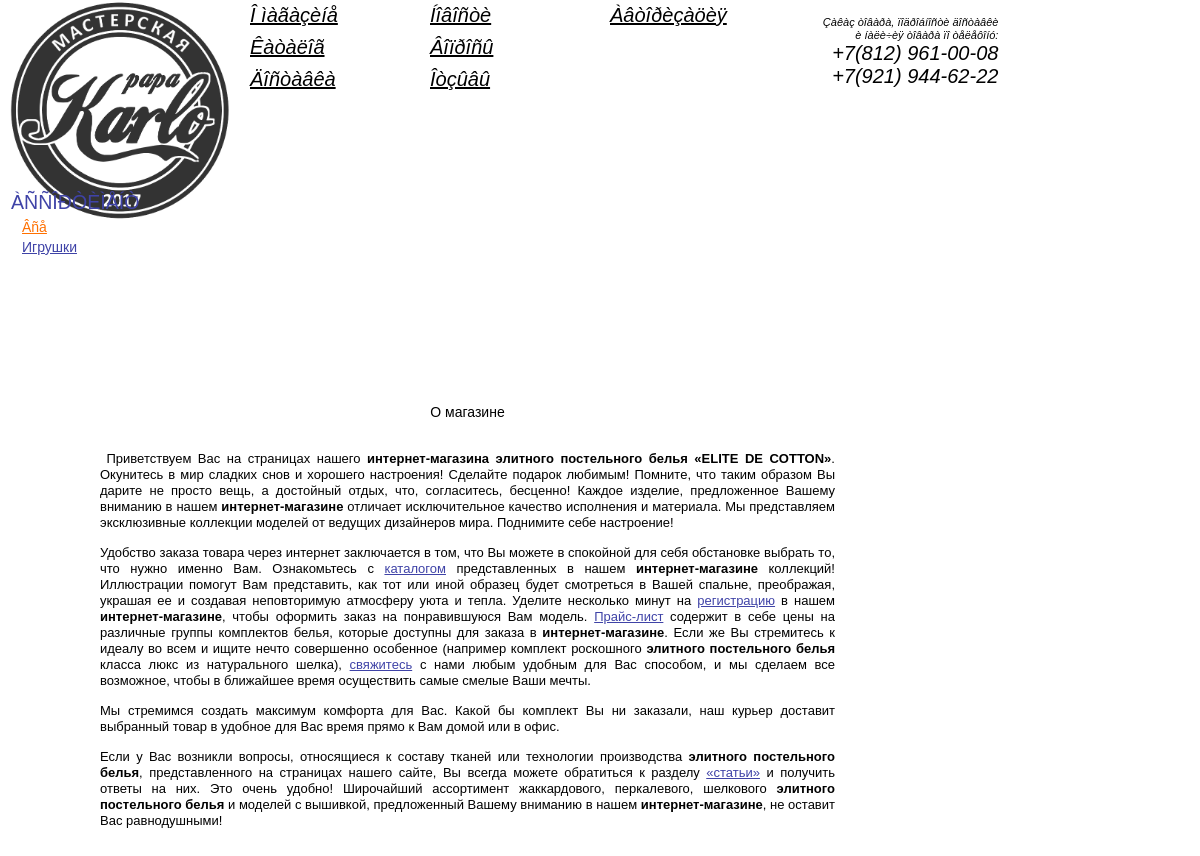
The page /?show=info&id=1 on the database its author committed.
### tables this page shows
CREATE TABLE IF NOT EXISTS `em_category` (
  `id` int(11) NOT NULL AUTO_INCREMENT,
  `name` varchar(100) NOT NULL,
  `description` text NOT NULL,
  `imagefile` varchar(255) NOT NULL,
  `ordinal` int(11) NOT NULL DEFAULT '0',
  `isarchivate` int(11) NOT NULL DEFAULT '0',
  PRIMARY KEY (`id`)
);

CREATE TABLE IF NOT EXISTS `pages` (
  `id` int(11) NOT NULL AUTO_INCREMENT,
  `pid` int(11) DEFAULT NULL,
  `butnum` smallint(6) DEFAULT NULL,
  `name` char(50) NOT NULL,
  `descr` char(150) DEFAULT NULL,
  `pdate` datetime DEFAULT NULL,
  `page` text,
  `ordinal` int(11) DEFAULT NULL,
  `isinclude` smallint(6) NOT NULL DEFAULT '0',
  `metadescription` text,
  `metakeywords` text,
  PRIMARY KEY (`id`),
  KEY `name` (`name`,`descr`)
);

### modules/em/em_category.php (called while the page is built, shortened)
<?php
    class Categoryes{
        public $catArray;
        function Categoryes(){
             $this->Load();
        }
        public function Load(){
            $query = "SELECT id FROM em_category WHERE isarchivate =0 order by ordinal";
            return $this->getList($query);
        }
        private function getList($query){
            $this->catArray = Array();
            $res = mQuery($query);
            while ($row = mysql_fetch_row($res)){
                $cat = new Category($row[0]);
                $this->catArray[count($this->catArray)] = $cat;
            }
            return $this->catArray;
        }
        public function getCategoryes(){
            return $this->catArray;
        }
    }
    class Category{
      public $id;
      function Category($id){
        $this->id = $id;
      }
      public function Load(){
        $this->loadProperties();
      }
      public function loadProperties(){
        $query = "SELECT id, name, description,imagefile,ordinal,isarchivate FROM em_category WHERE id = {$this->id}";
        $res = mQuery($query);
        while ($row = mysql_fetch_row($res)){
            $this->name         = $row[1];
        }
      }
    }
?>

### libs/db.php (called while the page is built, shortened)
<?php
function mQuery($query)
{
    global $dbh;
    if ($result = mysql_query($query, $dbh))
    {
        return $result;
    }
    else
    {
    }
}
?>

### index.php (the view, shortened to what this page needs)
<?php
include "libs/helpers.php";
include "libs/db.php";
include "modules/FRONTEND/userSide/main_view.php";
?>
<!DOCTYPE html PUBLIC "-//W3C//DTD XHTML 1.0 Strict//EN" "http://www.w3.org/TR/xhtml1/DTD/xhtml1-strict.dtd">
<html xmlns="http://www.w3.org/1999/xhtml"><head>
    <link href="add_files/default.css" rel="stylesheet" media="all">
    <link href="add_files/style.css" rel="stylesheet" media="all">
    <link href="add_files/jquery.css" rel="stylesheet" media="all">
     <link href="css/cart.css" rel="stylesheet" media="all">
    <link rel="stylesheet" href="themes/base/jquery.ui.all.css">
    <link rel="stylesheet" href="css/jquery.bxslider.css">
    <link rel="stylesheet" href="css/gallery.css">
</head>
<body onload="showCartValue()">
<div id="logo"><a href="index.php"><img src="images/logo2.png" width="220px" height="220px" alt="Ìàñòåðñêàÿ Ïàïû Êàðëî" title="Ìàñòåðñêàÿ Ïàïû Êàðëî"/></a></div>
<div id="header">
	<div id="menutop" class="columns">
<?php
  echo mainViewer::getMainMenu();
?>
</div>
<div id="sc1">
<div>
     <?php
       mainViewer::showCateg();
     ?>
<div id="sc">
     <?php
       echo "<div style='margin: 100px 50px 20px 100px';>";
       print '<div style="width:70%; height:600px;" id="lcont1">';
       mainViewer::showData();
       print '</div>';
     ?>
</div>
<div id="datepick-div" style="display: none;"></div><div style="display: none;" id="tooltip"><h3></h3><div class="body"></div><div class="url"></div></div></body></html>

### modules/FRONTEND/skin/buds_skin/em_categories_viewer.php (shortened to what this page needs)
<?php
    class CategoriesViewer{
        private $categories;
        public $activeCat;
        function CategoriesViewer($categories){
            $this->categories = $categories;
        }
        public function getView(){
            $res = "";
            $res .= "<ul>    <li>        <h2>ÀÑÑÎÐÒÈÌÅÍÒ</h2>        <ul>";
            $href = GetHost();
            $class = '';
            if ($this->activeCat==null){
                $class = ' style="color:#ff7000;"';
            }
            $res .= '<li><a href="'.$href.'" '.$class.'>Âñå</a></li>';
            $allCat = $this->categories->getCategoryes();
            for ($i=0; $i<count($allCat); $i++){
                $categ = $allCat[$i];
                $categ->Load();
                $href = GetHost()."?show="._CATEGORY."&id={$categ->id}";
                $class = '';
                if ($this->activeCat==$categ->id){
                      $class = ' style="color:#ff7000;"';
                }
                else{
                    $class = '';
                }
                 $res .= "<li><a href='".$href."' ".$class.">{$categ->name}</a></li>";
            }
            $res .= ' </ul></li> </ul>';
            return $res;
        }
        public static function getViewStatic($categories,$viewCategId){
            $Categs = new CategoriesViewer($categories);
            $Categs->activeCat = $viewCategId;
            return $Categs->getView();
        }
    }
?>

### libs/helpers.php (shortened to what this page needs)
<?php
function ShowData($show,$id)
{
  global $show,$qname,$isSend,$cd,$qtext,$email;
  switch ($show)
  {
    case "info":
         $fieldList=" p.name, p.descr, p.page,p.pdate, p.isinclude FROM pages p ";
         $result=mQuery("SELECT $fieldList where id=$id");
         $row=mysql_fetch_array($result);
         print "<div align=\"CENTER\" class=\"descr\">".stripslashes($row[1])."</div><br>";
         if ($row[4]=='0')
          {
            print stripslashes($row[2]);
           }
    break;
  }
}
function GetHost()
{
 $uri = $_SERVER['REQUEST_URI'];
 $server= $_SERVER['SERVER_NAME'];
 $uri = subStr($uri,1);
 $uri = subStr($uri,0,strPos($uri,"/"));
 if (_is_inet==1){
    return "http://$server/";
 }
 else
    return "http://$server/$uri/";
}
?>

### add_files/style.css (style rules this page uses)
img { border: none; }
body { background-image: url("../images/plywood_texture1.jpg"); }
body, html { height:100%; }
body { margin:0px; padding:0px; width:100%; font-size:0.69em; color:#000; }
body, input, select, textarea { font-family:Arial, Helvetica, sans-serif; }
.columns { margin: 0px; padding: 0px; width: 100%; overflow: visible; position: relative; z-index: 1; clear: both; }
.columns:after { content: "."; display: block; height: 0px; font-size: 0px; line-height: 0px; overflow: hidden; clear: both; visibility: hidden; }
h2 { position:relative; font-size: 1.4em; font-weight:normal; color:#3f43a7; padding:0px; margin:1.6em 0px 0px 0px; }
p { display:block; position:relative; padding: 0px 0px 0px 0px; margin:1em 0px 0px 0px; }
ul, ol { padding:0px 0px 0px 1px; margin:1em 0px 0px 0px }
ul ul { margin-top:0px; }
ul li { padding:0px 0px 0px 10px; margin:0.3em 0px 0px 0px; list-style-type:none; }
a { color:#3f43a7; }
ul li { background:url('../images/bullet.gif') 0 0.6em no-repeat; }
#header, #header_heihght { height:180px; }
#header { width:100%; max-width: 1400px; position:relative; z-index:100; margin:0 auto; padding:0px; }
#logo { position:absolute; z-index:100; top:2A0px; left:10px; }
#menutop { position:relative; padding:4px 145px 0 250px; width:auto; max-width:1000px; min-width:500px; }
#sc { position:absolute; z-index:50; top:80px; width:100%; overflow:auto; font-size:14px; }
#sc1 { position:absolute; z-index:50; top:80px; width:100%; font-size:14px; }

### rows shown on the page
em_category: name "Игрушки"
pages: descr "О магазине", page "Приветствуем Вас на страницах нашего интернет-магазина элитного постельного белья «ELITE DE COTTON» . Окунитесь в мир сладких снов и хорошего настроения! Сделайте подарок любимым! Помните, что таким образом Вы дарите не просто вещь, а достойный отдых, что, согласитесь, бесценно! Каждое изделие, предложенное Вашему вниманию в нашем интернет-магазине отличает исключительное качество исполнения и материала. Мы представляем эксклюзивные коллекции моделей от ведущих дизайнеров мира. Поднимите себе настроение! Удобство заказа товара через интернет заключается в том, что Вы можете в спокойной для себя обстановке выбрать то, что нужно именно Вам. Ознакомьтесь с каталогом представленных в нашем…"
